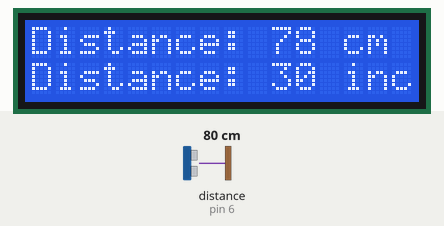
Recording of a sketch running on a simulated Arduino Uno, built with avr-gcc and run on an emulated ATmega328P. Shown: 16×2 character LCD. Wiring (inferred from the names in the program): ultrasonic range finder: trigger pin 7; echo pin 6. Inputs (shaded band) come from the test bench; at power-on: distance to the obstacle (sensor on pin 6) 80 cm. The echo pulse lasts 58.3 µs per cm; what the sketch prints to the serial monitor is not drawn.

Above: at 1.2 s.
1.3 s: distance to the obstacle (sensor on pin 6) set to 2 cm
At 2.0 s:
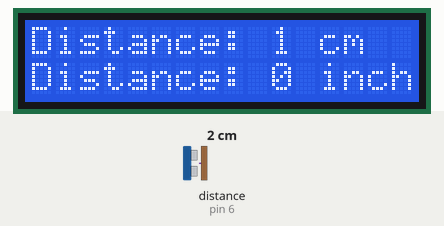
2.8 s: distance to the obstacle (sensor on pin 6) set to 18 cm
At 4.0 s:
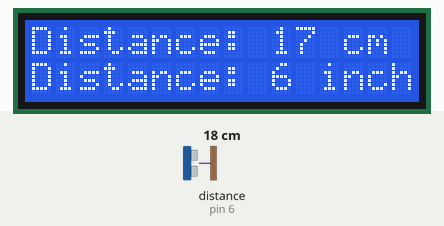
4.3 s: distance to the obstacle (sensor on pin 6) set to 4 cm
At 5.3 s:
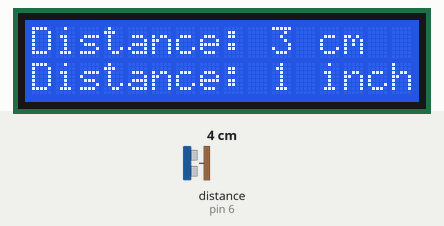
Timing chart, 0 to 7.3 s (numbered marks = the images above; inputs shaded):
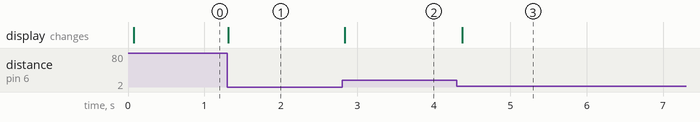

Measured:
- after the input at 1.3 s, the display: changes at once (image 1)
- after the input at 2.8 s, the display: changes at once (image 2)
- after the input at 4.3 s, the display: changes after 0.07 s (image 3)

The sketch:

Distance_with_Display.ino
```cpp
// ---------------------------------------------------------------- //
// Arduino Ultrasoninc Sensor HC-SR04 with LCD 16x2
// Re-writed by Arbi Abdul Jabbaar
// Using Arduino IDE 1.8.7
// Using HC-SR04 Module
// Tested on 17 September 2019
// ---------------------------------------------------------------- //
#include <LiquidCrystal.h>
LiquidCrystal lcd(12, 11, 5, 4, 3, 2); // RS, EN, D4, D5, D6, D7

#define echoPin 6 // attach pin D12 Arduino to pin Echo of HC-SR04
#define trigPin 7 //attach pin D13 Arduino to pin Trig of HC-SR04

// defines variables
long duration; // variable for the duration of sound wave travel
int distance_cm; // variable for centimeters measurement
int distance_inch; // variable for inches measurement

void setup() {
  pinMode(trigPin, OUTPUT); // Sets the trigPin as an OUTPUT
  pinMode(echoPin, INPUT); // Sets the echoPin as an INPUT
  Serial.begin(9600); // // Serial Communication is starting with 9600 of baudrate speed
  Serial.println("Ultrasonic Sensor HC-SR04 Test"); // print some text in Serial Monitor
  Serial.println("with Arduino UNO R3");
  lcd.begin(16, 2); // lcd starts with resolution 16x2
}
void loop() {
  // Clears the trigPin condition
  digitalWrite(trigPin, LOW);
  delayMicroseconds(2);
  // Sets the trigPin HIGH (ACTIVE) for 10 microseconds
  digitalWrite(trigPin, HIGH);
  delayMicroseconds(10);
  digitalWrite(trigPin, LOW);
  // Reads the echoPin, returns the sound wave travel time in microseconds
  duration = pulseIn(echoPin, HIGH);
  // Calculating the distance
  distance_cm = duration * 0.034 / 2; // Speed of sound wave divided by 2 (go and back)
  distance_inch = duration * 0.0133 / 2; // Speed of sound wave divided by 2 (go and back)
  // Displays the distance on the Serial Monitor
  lcd.setCursor(0, 0);
  lcd.print("Distance: ");
  lcd.print(distance_cm);
  lcd.println(" cm");
  lcd.setCursor(0, 1);
  lcd.print("Distance: ");
  lcd.print(distance_inch);
  lcd.println(" inch");
  delay(300);


}
```
